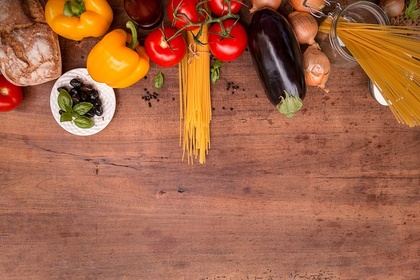
%> input picture Matlab/Demosaic/test_img.jpg, 420 x 280 px, shrunk from 640 x 426 before the run
$ octave Demosaic_test.m   (GNU Octave 9; MATLAB toolbox functions it lacks are replaced by stand-ins)
%> lines starting %> are read from the running program, lines starting %| are printed output that depends on the picture
%> further down, rgbImage is the input picture: size 280x420x3 uint8; mean R, G, B 164, 101.1, 71.5
### Matlab/Demosaic/CFA_filter.m
function I = CFA_filter(rgbImage)
%% Parameters
    N = size(rgbImage,1);
%> N = 280
    M = size(rgbImage,2);
%> M = 420

    red_channel = rgbImage(:,:,1);
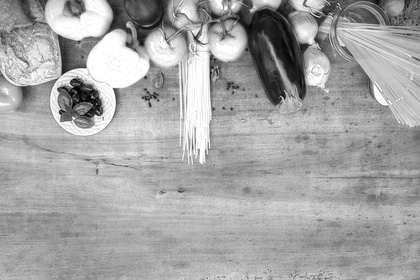
%> red_channel: size 280x420 uint8; min 1, max 255, mean 164
    green_channel = rgbImage(:,:,2);
    blue_channel = rgbImage(:,:,3);

%% CFA filter
    I = zeros(N,M,3);
    I(1:2:end,2:2:end,1) = red_channel(1:2:end,2:2:end);
    I(2:2:end,1:2:end,3) = blue_channel(2:2:end,1:2:end);
    I(1:2:end,1:2:end,2) = green_channel(1:2:end,1:2:end);
    I(2:2:end,2:2:end,2) = green_channel(2:2:end,2:2:end);
end

### Matlab/Demosaic/demosaic_matlab.m
function [R_est,G_est,B_est] = demosaic_matlab(rgbImage)
%% Parameters
    N = size(rgbImage,1);
    M = size(rgbImage,2);

    red_channel = rgbImage(:,:,1);
    green_channel = rgbImage(:,:,2);
    blue_channel = rgbImage(:,:,3);

%% CFA filter
    I = zeros(N,M);
    I(1:2:end,2:2:end) = red_channel(1:2:end,2:2:end);
    I(2:2:end,1:2:end) = blue_channel(2:2:end,1:2:end);
%> I: size 280x420 double
    I(1:2:end,1:2:end) = green_channel(1:2:end,1:2:end);
    I(2:2:end,2:2:end) = green_channel(2:2:end,2:2:end);

%% Demosaic
    J = demosaic(uint8(I),'grbg');
    R_est = J(:,:,1);
    G_est = J(:,:,2);
    B_est = J(:,:,3);
end

### Matlab/Demosaic/demosaic_linear.m
function [R_est,G_est,B_est] = demosaic_linear(rgbImage)
%% Parameters
    I = CFA_filter(rgbImage);
    R = I(:,:,1);
    G = I(:,:,2);
    B = I(:,:,3);

%% Padding borders
    R = [[R(1:2,1:2);R(1:end,1:2);R(end-1:end,1:2)] [R(1:2,1:end);R;R(end-1:end,1:end)] [R(1:2,end-1:end);R(1:end,end-1:end);R(end-1:end,end-1:end)]];
%> R: size 284x424 double
    B = [[B(1:2,1:2);B(1:end,1:2);B(end-1:end,1:2)] [B(1:2,1:end);B;B(end-1:end,1:end)] [B(1:2,end-1:end);B(1:end,end-1:end);B(end-1:end,end-1:end)]];
%> B: size 284x424 double
    G = [[G(1:2,1:2);G(1:end,1:2);G(end-1:end,1:2)] [G(1:2,1:end);G;G(end-1:end,1:end)] [G(1:2,end-1:end);G(1:end,end-1:end);G(end-1:end,end-1:end)]];
%> G: size 284x424 double

%% Convolution filters
    H_G = [0 1 0;1 4 1;0 1 0];
    H_B = [1 2 1;2 4 2;1 2 1];

%% Demosaic linear
    G_est = 0.25*(conv2(G,H_G,'same'));
%> G_est: size 284x424 double
    R_est = 0.25*(conv2(R,H_B,'same'));
%> R_est: size 284x424 double
    B_est = 0.25*(conv2(B,H_B,'same'));
%> B_est: size 284x424 double

    R_est = R_est(3:end-2,3:end-2);
%> R_est: size 280x420 double
    G_est = G_est(3:end-2,3:end-2);
%> G_est: size 280x420 double
    B_est = B_est(3:end-2,3:end-2);
%> B_est: size 280x420 double

end

### Matlab/Demosaic/demosaic_difference_filter.m
function [R_est,G_est,B_est] = demosaic_difference_filter(rbgImage)
%% Parameters
    [N,M,~] = size(rbgImage);
    I = CFA_filter(rbgImage);
    R_pre = I(:,:,1);
    G_pre = I(:,:,2);
    B_pre = I(:,:,3);
%% Padding correction for borders
    R = [[R_pre(1:4,1:4);R_pre(1:end,1:4);R_pre(end-3:end,1:4)] [R_pre(1:4,1:end);R_pre;R_pre(end-3:end,1:end)] [R_pre(1:4,end-3:end);R_pre(1:end,end-3:end);R_pre(end-3:end,end-3:end)]];
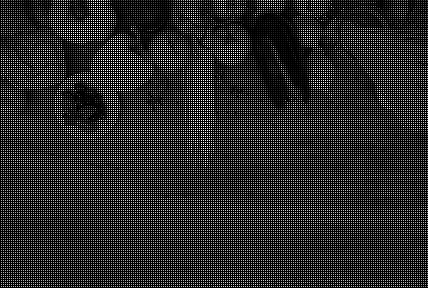
%> R: size 288x428 double; min 0, max 255, mean 40.8
    B = [[B_pre(1:4,1:4);B_pre(1:end,1:4);B_pre(end-3:end,1:4)] [B_pre(1:4,1:end);B_pre;B_pre(end-3:end,1:end)] [B_pre(1:4,end-3:end);B_pre(1:end,end-3:end);B_pre(end-3:end,end-3:end)]];
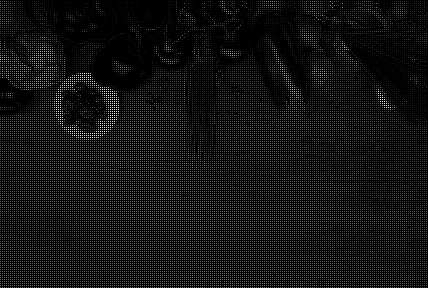
%> B: size 288x428 double; min 0, max 250, mean 17.8
    G = [[G_pre(1:4,1:4);G_pre(1:end,1:4);G_pre(end-3:end,1:4)] [G_pre(1:4,1:end);G_pre;G_pre(end-3:end,1:end)] [G_pre(1:4,end-3:end);G_pre(1:end,end-3:end);G_pre(end-3:end,end-3:end)]];
%> G: size 288x428 double

%% Demosaic
    H_G = 0.25*[0 1 0;1 4 1;0 1 0];
    G_est = conv2(G,H_G,'same');
%> G_est: size 288x428 double
    R_est = zeros(N+8,M+8);
    B_est = zeros(N+8,M+8);

    for i=3:size(R_est,1)-2
        for j=3:size(R_est,2)-2
                if mod(i,2)==1 && mod(j,2)==0
                    B_est(i,j) = G_est(i,j) + 0.25*((B(i-1,j-1)-G_est(i-1,j-1)) + (B(i-1,j+1)-G_est(i-1,j+1)) +...
                                    (B(i+1,j-1)-G_est(i+1,j-1)) + (B(i+1,j+1)-G_est(i+1,j+1)));
                    R_est(i,j) = R(i,j);
                elseif mod(i,2)==0 && mod(j,2)==1
                    R_est(i,j) = G_est(i,j) + 0.25*((R(i-1,j-1)-G_est(i-1,j-1)) + (R(i-1,j+1)-G_est(i-1,j+1)) +...
                                    (R(i+1,j-1)-G_est(i+1,j-1)) + (R(i+1,j+1)-G_est(i+1,j+1)));
                    B_est(i,j) = B(i,j);
                else
                    B_est(i,j) = B(i,j);
                    R_est(i,j) = R(i,j);
                end
        end
    end
%> B_est: size 288x428 double
%> R_est: size 288x428 double


    for i=3:size(R_est,1)-2
        for j=3:size(R_est,2)-2
                if mod(i,2)==1 && mod(j,2)==1
                    R_est(i,j) = G(i,j) + 0.25*((R(i,j-1)-G_est(i,j-1)) + (R(i,j+1)-G_est(i,j+1)) +...
                                    (R_est(i-1,j)-G_est(i-1,j)) + (R_est(i+1,j)-G_est(i+1,j)));
                    B_est(i,j) = G(i,j) + 0.25*((B(i-1,j) - G_est(i-1,j)) + (B(i+1,j) - G_est(i+1,j)) + (B_est(i,j-1) - G_est(i,j-1)) + (B_est(i,j+1) - G_est(i,j+1)));
                elseif mod(i,2)==0 && mod(j,2)==0
                    B_est(i,j) = G(i,j) + 0.25*((B(i,j-1)-G_est(i,j-1)) + (B(i,j+1)-G_est(i,j+1)) +...
                                    (B_est(i-1,j)-G_est(i-1,j)) + (B_est(i+1,j)-G_est(i+1,j)));
                    R_est(i,j) = G(i,j) + 0.25*((R(i-1,j) - G_est(i-1,j)) + (R(i+1,j) - G_est(i+1,j)) +...
                                        (R_est(i,j-1) - G_est(i,j-1)) + (R_est(i,j+1) - G_est(i,j+1)));
                end
        end
    end
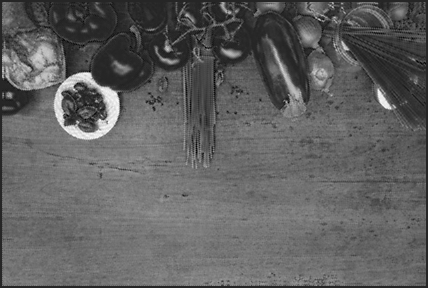
%> B_est: size 288x428 double; min -45.09, max 256.5, mean 69.7; drawn with min black and max white
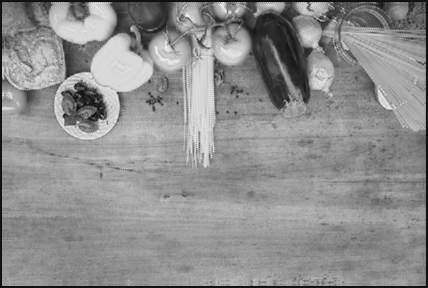
%> R_est: size 288x428 double; min -22.5, max 302.9, mean 159.8; drawn with min black and max white
    R_est = R_est(5:end-4,5:end-4);
%> R_est: size 280x420 double
    G_est = G_est(5:end-4,5:end-4);
%> G_est: size 280x420 double
    B_est = B_est(5:end-4,5:end-4);
%> B_est: size 280x420 double
end

### Matlab/Demosaic/demosaic_ratio_filter.m
function [R_est,G_est,B_est] = demosaic_ratio_filter(rbgImage)
%% Parameters
    [N,M,~] = size(rbgImage);
    I = CFA_filter(rbgImage);
    R = I(:,:,1);
    G = I(:,:,2);
    B = I(:,:,3);

%% Padding correction for borders
    R = [[R(1:4,1:4);R(1:end,1:4);R(end-3:end,1:4)] [R(1:4,1:end);R;R(end-3:end,1:end)] [R(1:4,end-3:end);R(1:end,end-3:end);R(end-3:end,end-3:end)]];
    B = [[B(1:4,1:4);B(1:end,1:4);B(end-3:end,1:4)] [B(1:4,1:end);B;B(end-3:end,1:end)] [B(1:4,end-3:end);B(1:end,end-3:end);B(end-3:end,end-3:end)]];
    G = [[G(1:4,1:4);G(1:end,1:4);G(end-3:end,1:4)] [G(1:4,1:end);G;G(end-3:end,1:end)] [G(1:4,end-3:end);G(1:end,end-3:end);G(end-3:end,end-3:end)]];

%% Demosaic
    H_G = [0 1 0;1 4 1;0 1 0];
    G_est = 0.25*conv2(G,H_G,'same');
    R_est = zeros(N+8,M+8);
    B_est = zeros(N+8,M+8);

    for i=3:size(R_est,1)-2
        for j=3:size(R_est,2)-2
                if mod(i,2)==1 && mod(j,2)==0
                    B_est(i,j) = G_est(i,j)*0.25*((B(i-1,j-1)/G_est(i-1,j-1)) + (B(i-1,j+1)/G_est(i-1,j+1)) +...
                                    (B(i+1,j-1)/G_est(i+1,j-1)) + (B(i+1,j+1)/G_est(i+1,j+1)));
                    R_est(i,j) = R(i,j);
                elseif mod(i,2)==0 && mod(j,2)==1
                    R_est(i,j) = G_est(i,j)*0.25*((R(i-1,j-1)/G_est(i-1,j-1)) + (R(i-1,j+1)/G_est(i-1,j+1)) +...
                                    (R(i+1,j-1)/G_est(i+1,j-1)) + (R(i+1,j+1)/G_est(i+1,j+1)));
                    B_est(i,j) = B(i,j);
                else
                    B_est(i,j) = B(i,j);
                    R_est(i,j) = R(i,j);
                end
        end
    end
%> B_est: size 288x428 double
%> R_est: size 288x428 double


    for i=3:size(R_est,1)-2
        for j=3:size(R_est,2)-2
                if mod(i,2)==1 && mod(j,2)==1
                    R_est(i,j) = G(i,j)*0.25*((R(i,j-1)/G_est(i,j-1)) + (R(i,j+1)/G_est(i,j+1)) +...
                                    (R_est(i-1,j)/G_est(i-1,j)) + (R_est(i+1,j)/G_est(i+1,j)));
                    B_est(i,j) = G(i,j)*0.25*((B(i-1,j)/G_est(i-1,j)) + (B(i+1,j)/G_est(i+1,j)) +...
                                    (B_est(i,j-1)/G_est(i,j-1)) + (B_est(i,j+1)/G_est(i,j+1)));
                elseif mod(i,2)==0 && mod(j,2)==0
                    B_est(i,j) = G(i,j)*0.25*((B(i,j-1)/G_est(i,j-1)) + (B(i,j+1)/G_est(i,j+1)) +...
                                    (B_est(i-1,j)/G_est(i-1,j)) + (B_est(i+1,j)/G_est(i+1,j)));
                    R_est(i,j) = G(i,j)*0.25*((R(i-1,j)/G_est(i-1,j)) + (R(i+1,j)/G_est(i+1,j)) +...
                                        (R_est(i,j-1)/G_est(i,j-1)) + (R_est(i,j+1)/G_est(i,j+1)));
                end
        end
    end
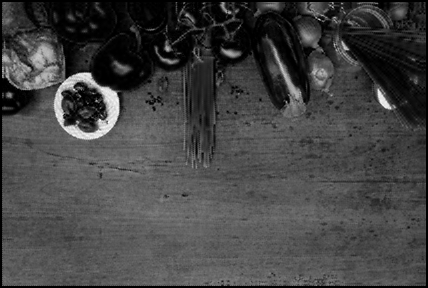
%> B_est: size 288x428 double; 0.07% of the values are NaN or infinite; the others: min 0, max 259.6, mean 69.62; drawn with min black, max white, NaN and infinite black
    R_est = R_est(5:end-4,5:end-4);
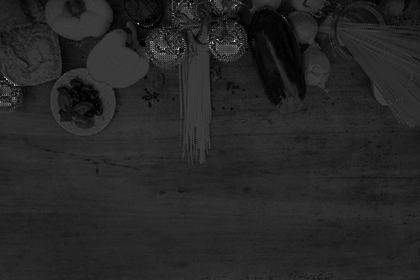
%> R_est: size 280x420 double; 0.11% of the values are NaN or infinite; the others: min 0, max 1090.7, mean 165.4; drawn with min black, max white, NaN and infinite black
    G_est = G_est(5:end-4,5:end-4);
    B_est = B_est(5:end-4,5:end-4);
%> B_est: size 280x420 double
end

### Matlab/Demosaic_test.m
%% Testing the CFA function
    clear;
    close all;
    clc;
    addpath('Demosaic');

%% Testing all demosaic algorithms

    % Load the image
    rgbImage = imread('test_img.jpg');

    % CFA bayer filter
    I = CFA_filter(rgbImage);
    R = I(:,:,1);
    G = I(:,:,2);
    B = I(:,:,3);

    % Testing the matlab function
    [R_m,G_m,B_m] = demosaic_matlab(rgbImage);
    I_mat = cat(3,R_m,G_m,B_m);
    imshow((I_mat));
    title('Demosaic matlab');
    fprintf('Matlab demosaic - press any button to continue \n');
    pause;

    % Testing the demosaic linear
    [R_l,G_l,B_l] = demosaic_linear(rgbImage);
    I_l = cat(3,R_l,G_l,B_l);
    imshow(uint8(I_l));
    title('Demosaic linear');
    fprintf('Demosaic linear filter - press any button to continue \n');
    pause;

    % Testing the demosaic difference filter
    close all;
    [R_d,G_d,B_d] = demosaic_difference_filter(rgbImage);
    I_d = cat(3,R_d,G_d,B_d);
    imshow(uint8(I_d));
    title('Demosaic difference filter');
    fprintf('Demosaic difference filter - press any button to continue \n');
    pause;

    % Testing the demosaic ratio filter
    close all;
    [R_r,G_r,B_r] = demosaic_ratio_filter(rgbImage);
    I_r = cat(3,R_r,G_r,B_r);
    imshow(uint8(I_r));
    title('Demosaic ratio filter');
    fprintf('Demosaic ratio filter - press any button to continue \n');
    pause;

    % Visualize CFA filter
    % Create an all black channel.
    close all;
    allBlack = zeros(size(rgbImage, 1), size(rgbImage, 2), 'uint8');

    % Create color versions of the individual color channels.
    just_red = cat(3, R, allBlack, allBlack);
    just_green = cat(3, allBlack, G, allBlack);
    just_blue = cat(3, allBlack, allBlack, B);

    % Recombine the individual color channels to create the original RGB image again.
    recombinedRGBImage = cat(3, R, G, B);

    % Visualize sparse matrix
    imshow(uint8(recombinedRGBImage));
